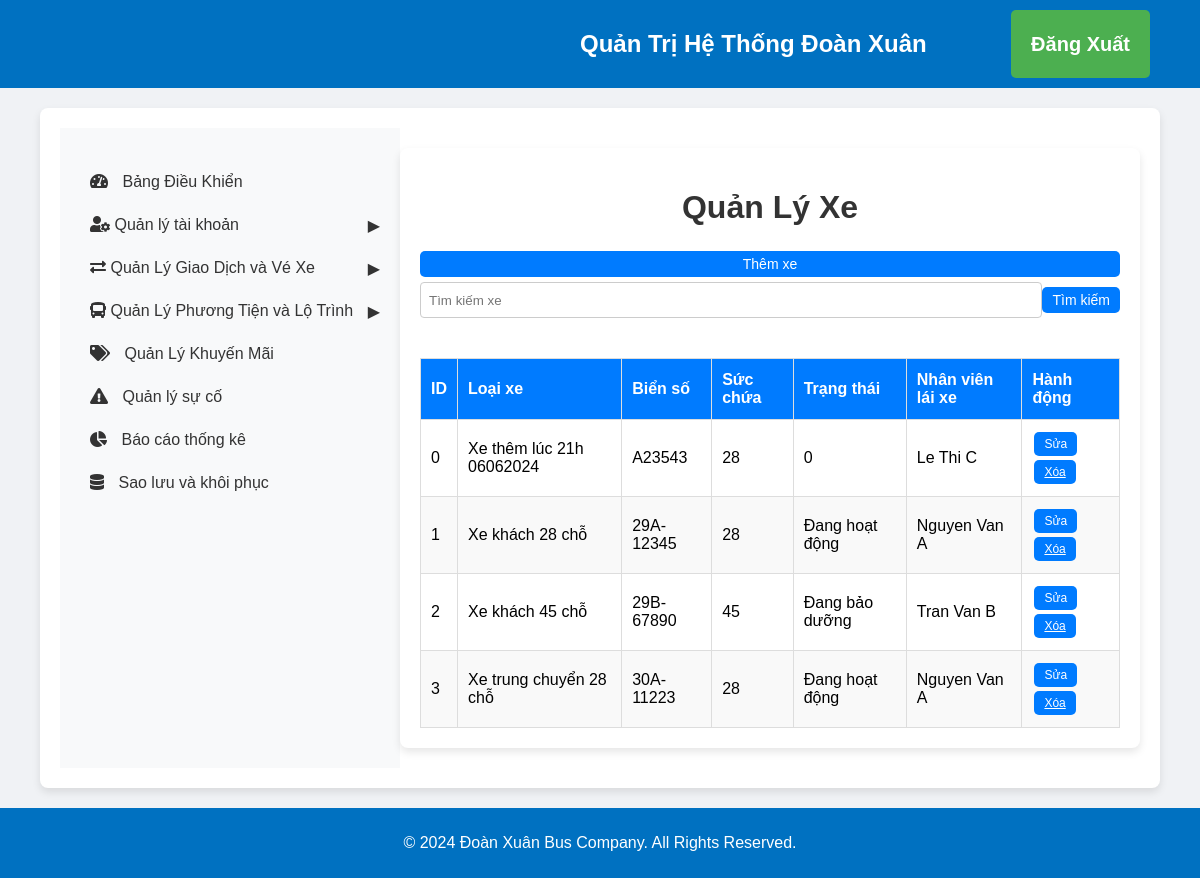
The app's page /admin/buses.php (signed in) with its own data.
### tables this page shows
CREATE TABLE `xe` (
  `XeID` int(11) NOT NULL,
  `MaXe` varchar(20) NOT NULL,
  `LoaiXe` varchar(100) DEFAULT NULL,
  `BienSo` varchar(50) DEFAULT NULL,
  `SucChua` varchar(50) DEFAULT NULL,
  `TrangThai` varchar(50) DEFAULT NULL,
  `GhiChu` varchar(255) DEFAULT NULL,
  `NhanVienID` int(11) DEFAULT NULL,
  PRIMARY KEY (`XeID`),
  KEY `NhanVienID` (`NhanVienID`),
  CONSTRAINT `xe_ibfk_1` FOREIGN KEY (`NhanVienID`) REFERENCES `nhanvien` (`NhanVienID`)
);

CREATE TABLE `nhanvien` (
  `NhanVienID` int(11) NOT NULL,
  `MaNhanVien` int(11) NOT NULL,
  `HoTen` varchar(100) DEFAULT NULL,
  `SoDienThoai` varchar(20) DEFAULT NULL,
  `VaiTro` varchar(50) DEFAULT NULL,
  `NguoiDungID` int(11) DEFAULT NULL,
  PRIMARY KEY (`NhanVienID`),
  KEY `NguoiDungID` (`NguoiDungID`)
);

### admin/buses.php (the view, shortened to what this page needs)
<link rel="stylesheet" href="css_admin/admin_styles.css">
<?php
require '../config.php';
require 'includes_admin/admin_header.php';
require 'includes_admin/admin_sidebar.php';
$searchQuery = "";
if (isset($_POST['search'])) {
    $searchQuery = $_POST['searchQuery'];
    $sql = "SELECT * FROM Xe WHERE LoaiXe LIKE ? OR BienSo LIKE ?";
    $stmt = $conn->prepare($sql);
    $searchTerm = "%" . $searchQuery . "%";
    $stmt->bind_param('ss', $searchTerm, $searchTerm);
} else {
    $sql = "SELECT * FROM Xe";
    $stmt = $conn->prepare($sql);
}
$stmt->execute();
$result = $stmt->get_result();
$sqlNhanVien = "SELECT * FROM NhanVien";
$resultNhanVien = $conn->query($sqlNhanVien);
$nhanVienOptions = [];
while ($row = $resultNhanVien->fetch_assoc()) {
    $nhanVienOptions[] = $row;
}
?>
<div class="main-content container mt-4">
    <h1>Quản Lý Xe</h1>
    <button id="showAddBusForm" class="custom-button">Thêm xe</button>
    <form method="POST" action="buses.php" class="form-inline">
        <input type="text" name="searchQuery" placeholder="Tìm kiếm xe" class="form-control" value="<?= $searchQuery ?>">
        <button type="submit" name="search" class="custom-button">Tìm kiếm</button>
    </form>
    <table class="custom-table">
        <thead>
            <tr>
                <th>ID</th>
                <th>Loại xe</th>
                <th>Biển số</th>
                <th>Sức chứa</th>
                <th>Trạng thái</th>
                <th>Nhân viên lái xe</th>
                <th>Hành động</th>
            </tr>
        </thead>
        <tbody>
            <?php while ($row = $result->fetch_assoc()): ?>
            <tr data-id="<?= $row['XeID'] ?>">
                <td><?= $row['XeID'] ?></td>
                <td class="editable" data-field="LoaiXe"><?= $row['LoaiXe'] ?></td>
                <td class="editable" data-field="BienSo"><?= $row['BienSo'] ?></td>
                <td class="editable" data-field="SucChua"><?= $row['SucChua'] ?></td>
                <td class="editable" data-field="TrangThai"><?= $row['TrangThai'] ?></td>
                <td class="editable" data-field="NhanVienID"><?= $nhanVienOptions[array_search($row['NhanVienID'], array_column($nhanVienOptions, 'NhanVienID'))]['HoTen'] ?></td>
                <td>
                    <button class="edit-button small-button custom-button">Sửa</button>
                    <a href="buses.php?delete=<?= $row['XeID'] ?>" onclick="return confirm('Bạn có chắc chắn muốn xóa?')" class="small-button custom-button">Xóa</a>
                </td>
            </tr>
            <?php endwhile; ?>
        </tbody>
    </table>
</div>
<?php
require 'includes_admin/admin_footer.php';
?>

### admin/css_admin/admin_styles.css (style rules this page uses)
body { font-family: Arial, sans-serif; margin: 0; padding: 0; }
.container { display: flex; flex: 1; margin-right: 0px; margin-left: 0px; width: 1500px; }
table { width: 100%; border-collapse: collapse; }
table, th, td { border: 1px solid #ddd; padding: 8px; }
table th { background-color: #f2f2f2; }
.main-content { flex: 1; margin-left: 10px; background-color: #fff; display: flex; flex-direction: column; width: 2000px; }
body { font-family: 'Arial', sans-serif; }

### admin/buses.php (style rules this page uses)
body { font-family: 'Arial', sans-serif; background-color: #f0f2f5; margin: 0; padding: 0; }
.container { width: 90%; max-width: 1400px; margin: 20px auto; padding: 20px; background-color: #ffffff; border-radius: 8px; box-shadow: 0 4px 8px rgba(0, 0, 0, 0.1); }
h1 { text-align: center; color: #333; margin-bottom: 20px; }
.custom-button { background-color: #007bff; color: #fff; border: none; padding: 5px 10px; cursor: pointer; border-radius: 5px; text-align: center; display: inline-block; margin: 5px 0; transition: background-color 0.3s, transform 0.3s; font-size: 14px; }
.form-inline { display: flex; justify-content: center; margin-bottom: 20px; }
.form-inline input[type="text"] { flex: 1; padding: 8px; border: 1px solid #ccc; border-radius: 4px; box-sizing: border-box; transition: border-color 0.3s; }
.custom-table { width: 100%; border-collapse: collapse; margin-top: 20px; }
.custom-table th, .custom-table td { border: 1px solid #ddd; padding: 10px; text-align: left; transition: background-color 0.3s; }
.custom-table th { background-color: #f4f4f4; color: #333; }
.custom-table tr:nth-child(even) { background-color: #f9f9f9; }
.custom-table th { padding-top: 12px; padding-bottom: 12px; background-color: #007bff; color: white; }
.small-button { padding: 5px 10px; font-size: 12px; margin: 2px; }

### records on screen
xe: XeID "0", LoaiXe "Xe thêm lúc 21h 06062024", BienSo "A23543", SucChua "28", TrangThai "0", NhanVienID.HoTen "Le Thi C"
xe: XeID "1", LoaiXe "Xe khách 28 chỗ", BienSo "29A-12345", SucChua "28", TrangThai "Đang hoạt động", NhanVienID.HoTen "Nguyen Van A"
xe: XeID "2", LoaiXe "Xe khách 45 chỗ", BienSo "29B-67890", SucChua "45", TrangThai "Đang bảo dưỡng", NhanVienID.HoTen "Tran Van B"
xe: XeID "3", LoaiXe "Xe trung chuyển 28 chỗ", BienSo "30A-11223", SucChua "28", TrangThai "Đang hoạt động", NhanVienID.HoTen "Nguyen Van A"
